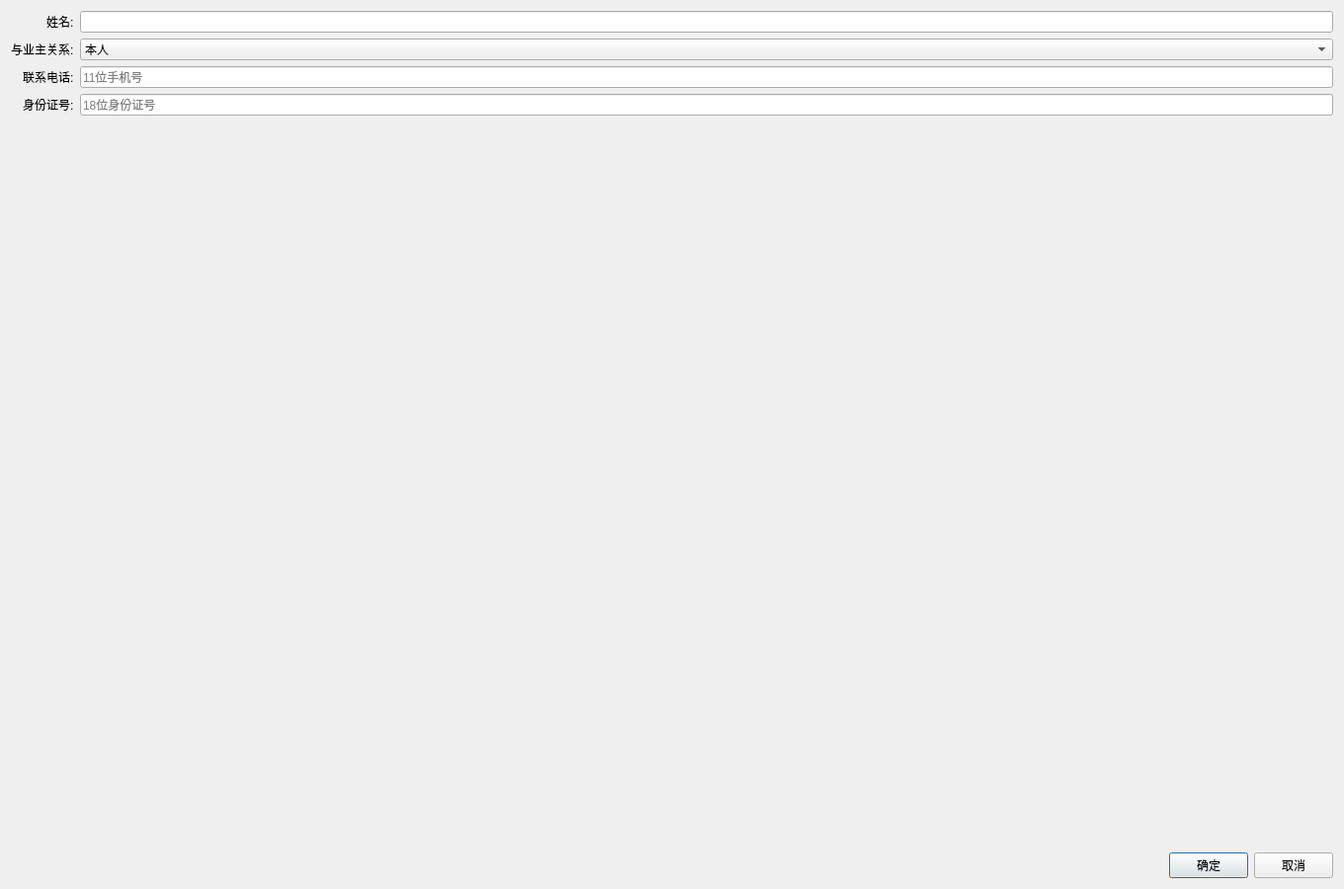
<?xml version="1.0" encoding="UTF-8"?>
<ui version="4.0">
 <class>FamilyMember</class>
 <widget class="QDialog" name="FamilyMember">
  <property name="geometry">
   <rect>
    <x>0</x>
    <y>0</y>
    <width>1360</width>
    <height>900</height>
   </rect>
  </property>
  <property name="minimumSize">
   <size>
    <width>1360</width>
    <height>900</height>
   </size>
  </property>
  <property name="windowTitle">
   <string>家庭成员信息</string>
  </property>
  <layout class="QVBoxLayout" name="mainLayout">
   <item>
    <layout class="QFormLayout" name="formLayout">
     <property name="labelAlignment">
      <set>Qt::AlignRight|Qt::AlignTrailing|Qt::AlignVCenter</set>
     </property>
     <item row="0" column="0">
      <widget class="QLabel" name="nameLabel">
       <property name="text">
        <string>姓名:</string>
       </property>
      </widget>
     </item>
     <item row="0" column="1">
      <widget class="QLineEdit" name="nameEdit">
       <property name="sizePolicy">
        <sizepolicy hsizetype="Expanding" vsizetype="Fixed">
         <horstretch>0</horstretch>
         <verstretch>0</verstretch>
        </sizepolicy>
       </property>
      </widget>
     </item>
     <item row="1" column="0">
      <widget class="QLabel" name="relationLabel">
       <property name="text">
        <string>与业主关系:</string>
       </property>
      </widget>
     </item>
     <item row="1" column="1">
      <widget class="QComboBox" name="relationCombo">
       <property name="sizePolicy">
        <sizepolicy hsizetype="Expanding" vsizetype="Fixed">
         <horstretch>0</horstretch>
         <verstretch>0</verstretch>
        </sizepolicy>
       </property>
       <property name="currentText">
        <string>本人</string>
       </property>
       <item>
        <property name="text">
         <string>本人</string>
        </property>
       </item>
       <item>
        <property name="text">
         <string>配偶</string>
        </property>
       </item>
       <item>
        <property name="text">
         <string>子女</string>
        </property>
       </item>
       <item>
        <property name="text">
         <string>父母</string>
        </property>
       </item>
       <item>
        <property name="text">
         <string>其他</string>
        </property>
       </item>
      </widget>
     </item>
     <item row="2" column="0">
      <widget class="QLabel" name="phoneLabel">
       <property name="text">
        <string>联系电话:</string>
       </property>
      </widget>
     </item>
     <item row="2" column="1">
      <widget class="QLineEdit" name="phoneEdit">
       <property name="sizePolicy">
        <sizepolicy hsizetype="Expanding" vsizetype="Fixed">
         <horstretch>0</horstretch>
         <verstretch>0</verstretch>
        </sizepolicy>
       </property>
       <property name="placeholderText">
        <string>11位手机号</string>
       </property>
      </widget>
     </item>
     <item row="3" column="0">
      <widget class="QLabel" name="idNumberLabel">
       <property name="text">
        <string>身份证号:</string>
       </property>
      </widget>
     </item>
     <item row="3" column="1">
      <widget class="QLineEdit" name="idNumberEdit">
       <property name="sizePolicy">
        <sizepolicy hsizetype="Expanding" vsizetype="Fixed">
         <horstretch>0</horstretch>
         <verstretch>0</verstretch>
        </sizepolicy>
       </property>
       <property name="placeholderText">
        <string>18位身份证号</string>
       </property>
      </widget>
     </item>
    </layout>
   </item>
   <item>
    <layout class="QHBoxLayout" name="btnLayout">
     <property name="spacing">
      <number>6</number>
     </property>
     <property name="leftMargin">
      <number>0</number>
     </property>
     <property name="topMargin">
      <number>0</number>
     </property>
     <property name="rightMargin">
      <number>0</number>
     </property>
     <property name="bottomMargin">
      <number>0</number>
     </property>
     <item>
      <spacer name="horizontalSpacer">
       <property name="orientation">
        <enum>Qt::Horizontal</enum>
       </property>
       <property name="sizeHint" stdset="0">
        <size>
         <width>40</width>
         <height>20</height>
        </size>
       </property>
      </spacer>
     </item>
     <item>
      <widget class="QPushButton" name="okBtn">
       <property name="text">
        <string>确定</string>
       </property>
       <property name="default">
        <bool>true</bool>
       </property>
      </widget>
     </item>
     <item>
      <widget class="QPushButton" name="cancelBtn">
       <property name="text">
        <string>取消</string>
       </property>
      </widget>
     </item>
    </layout>
   </item>
  </layout>
 </widget>
 <resources/>
 <connections>
  <connection>
   <sender>okBtn</sender>
   <signal>clicked()</signal>
   <receiver>FamilyMemberDialog</receiver>
   <slot>accept()</slot>
   <hints>
    <hint type="sourcelabel">
     <x>20</x>
     <y>20</y>
    </hint>
    <hint type="destinationlabel">
     <x>20</x>
     <y>20</y>
    </hint>
   </hints>
  </connection>
  <connection>
   <sender>cancelBtn</sender>
   <signal>clicked()</signal>
   <receiver>FamilyMemberDialog</receiver>
   <slot>reject()</slot>
   <hints>
    <hint type="sourcelabel">
     <x>20</x>
     <y>20</y>
    </hint>
    <hint type="destinationlabel">
     <x>20</x>
     <y>20</y>
    </hint>
   </hints>
  </connection>
 </connections>
</ui>
